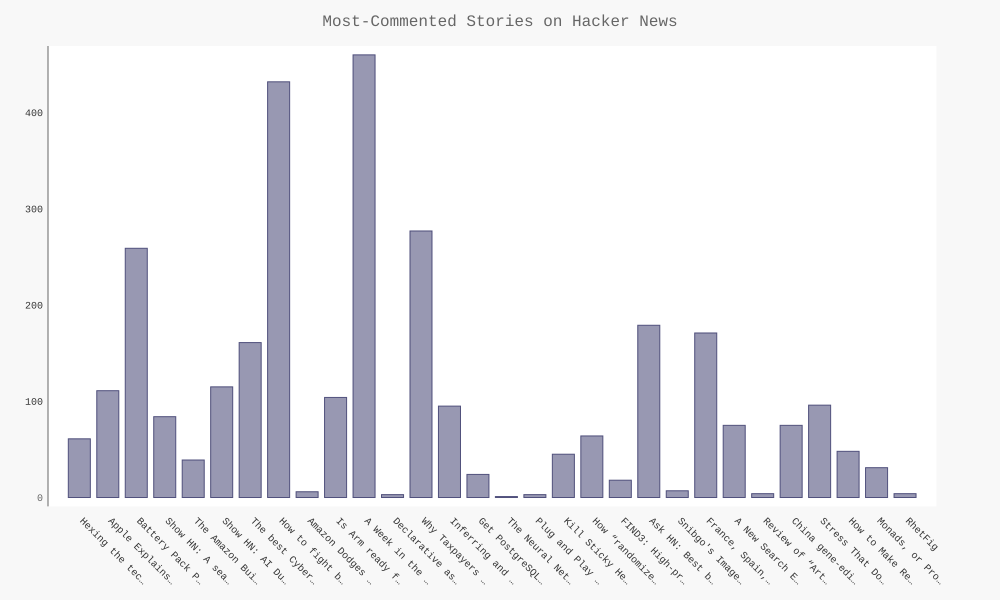

Generate this figure with Python:
import requests
import pygal
from pygal.style import LightColorizedStyle as LCS, LightenStyle as LS
from operator import itemgetter
# 网址里是topstorty的ID
URL = 'https://hacker-news.firebaseio.com/v0/topstories.json'
r = requests.get(URL)
print("Status code:", r.status_code)

submission_ids = r.json()
submission_dicts = []
# 对于前30的每一个ID
for submission_id in submission_ids[0:30]:
    url = 'https://hacker-news.firebaseio.com/v0/item/' + str(submission_id) + '.json'
    req = requests.get(url)
    submission_dicts.append(req.json())

"""
for submission_dict in submission_dicts:
    print('\nTitle: ', submission_dict['title'])
    print('Discussion LinK: ', submission_dict['url'])
    print('Comment: ', submission_dict['descendants'])
"""

titles = [submission_dict['title'] for submission_dict in submission_dicts]
plot_dicts = []
for submission_dict in submission_dicts:
    if submission_dict['descendants'] != 0 and dict.get(submission_dict, 'url'):
        plot_dict = {'value': submission_dict['descendants'],
                     # 'label': submission_dict['kids'],  # submission_dict['kids']是一个列表
                     'xlink': submission_dict['url'],
                     }

    elif not dict.get(submission_dict, 'url'):
        plot_dict = {'value': submission_dict['descendants'],
                     # 'label': 'None',
                     'xlink': 'No url',
                     }
    plot_dicts.append(plot_dict)

# 定制图标外观（改进）
my_config = pygal.Config()
my_config.x_label_rotation = 45
my_config.show_legend = False
my_config.title_font_size = 24
my_config.label_font_size = 14  # 副标签
my_config.major_label_font_size = 18  # 主标签
my_config.truncate_label = 15  # 将较长的项目名缩短为15个字符
my_config.show_y_guides = False
my_config.width = 1000
# 可视化
my_style = LS('#333366', base_style=LCS)
chart = pygal.Bar(my_config, style=my_style)
chart.title = 'Most-Commented Stories on Hacker News'
chart.x_labels = titles

chart.add('', plot_dicts)
chart.render_to_file('hn_submissions.svg')
